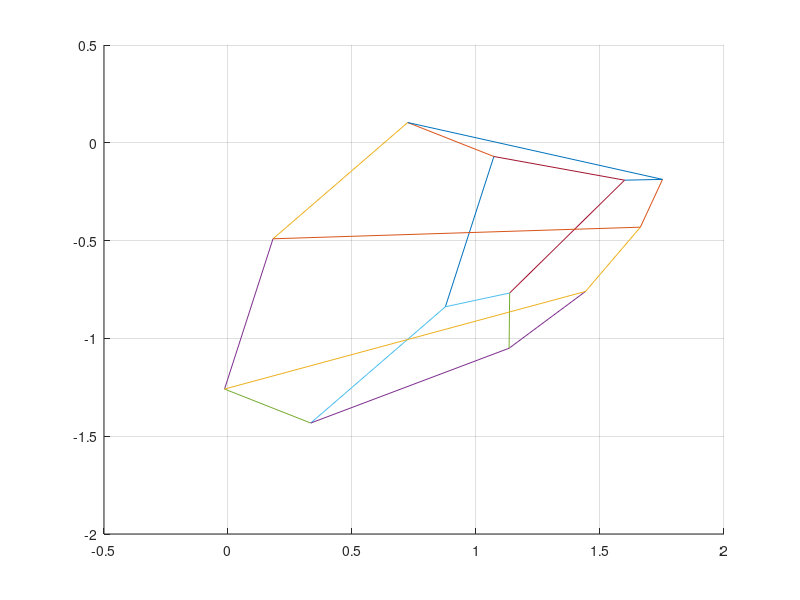

Write the MATLAB code that produced this figure.
# The defined points in R3:
p1 = [1.000; -0.800; 0.000]
p2 = [0.500; -0.800; -0.866]
p3 = [-0.500; -0.800; -0.866]
p4 = [-1.000; -0.800; 0.000]
p5 = [-0.500; -0.800; 0.866]
p6 = [0.500; -0.800; 0.866]
p7 = [0.840; -0.400; 0.000]
p8 = [0.315; 0.125; -0.546]
p9 = [-0.210; 0.650; -0.364]
p10 = [-0.360; 0.800; 0.000]
p11 = [-0.210; 0.650; 0.364]
p12 = [0.315; 0.125; 0.546]

# Matrix so that we can transform it later.
M = [p1, p2, p3, p4, p5, p6, p7, p8, p9, p10, p11, p12]

# Scale by a factor of 0.3 in the x-direction, and 0.5 in the y-direction.
x = 0.3
y = 0.5
S = [x, 0, 0; 0, y, 0; 0, 0, 1]
M = S * M

# Rotate 45 degrees about the x-axis.
a = deg2rad(45)
T = [1, 0, 0; 0, cos(a), -sin(a); 0, sin(a), cos(a)]
M = T * M

# Translate 1 unit in the x-direction.
u = [1; 0; 0]
M = M + u # Fake matrix addition with vector.

# Rotate 35 degrees about the y-axis.
a = deg2rad(35)
T = [cos(a), 0, sin(a); 0, 1, 0; -sin(a), 0, cos(a)]
M = T * M

# Rotate -45 degrees about the z-axis.
a = deg2rad(-45)
T = [cos(a), -sin(a), 0; sin(a), cos(a), 0; 0, 0, 1]
M = T * M

# Translate 1 unit in the z-direction.
u = [0; 0; 1]
M = M + u # Fake matrix addition with vector.

# Scale by a factor of 2in the x-direction.
x = 2
S = [x, 0, 0; 0, 1, 0; 0, 0, 1]
M = S * M

# Define plot settings.
hold on # Plot in same plot.
grid on # Turn on the grid for our plot.

# Plot lines between points.
plot([ M(1, 1) M(1, 2)], [M(2, 1) M(2, 2) ])
plot([ M(1, 2) M(1, 3)], [M(2, 2) M(2, 3) ])
plot([ M(1, 3) M(1, 4)], [M(2, 3) M(2, 4) ])
plot([ M(1, 4) M(1, 5)], [M(2, 4) M(2, 5) ])
plot([ M(1, 5) M(1, 6)], [M(2, 5) M(2, 6) ])
plot([ M(1, 6) M(1, 1)], [M(2, 6) M(2, 1) ])
plot([ M(1, 7) M(1, 8)], [M(2, 7) M(2, 8) ])
plot([ M(1, 8) M(1, 9)], [M(2, 8) M(2, 9) ])
plot([ M(1, 9) M(1, 10)], [M(2, 9) M(2, 10) ])
plot([ M(1, 10) M(1, 11)], [M(2, 10) M(2, 11) ])
plot([ M(1, 11) M(1, 12)], [M(2, 11) M(2, 12) ])
plot([ M(1, 12) M(1, 7)], [M(2, 12) M(2, 7) ])
plot([ M(1, 1) M(1, 7)], [M(2, 1) M(2, 7) ])
plot([ M(1, 2) M(1, 8)], [M(2, 2) M(2, 8) ])
plot([ M(1, 3) M(1, 9)], [M(2, 3) M(2, 9) ])
plot([ M(1, 4) M(1, 10)], [M(2, 4) M(2, 10) ])
plot([ M(1, 5) M(1, 11)], [M(2, 5) M(2, 11) ])
plot([ M(1, 6) M(1, 12)], [M(2, 6) M(2, 12) ])
